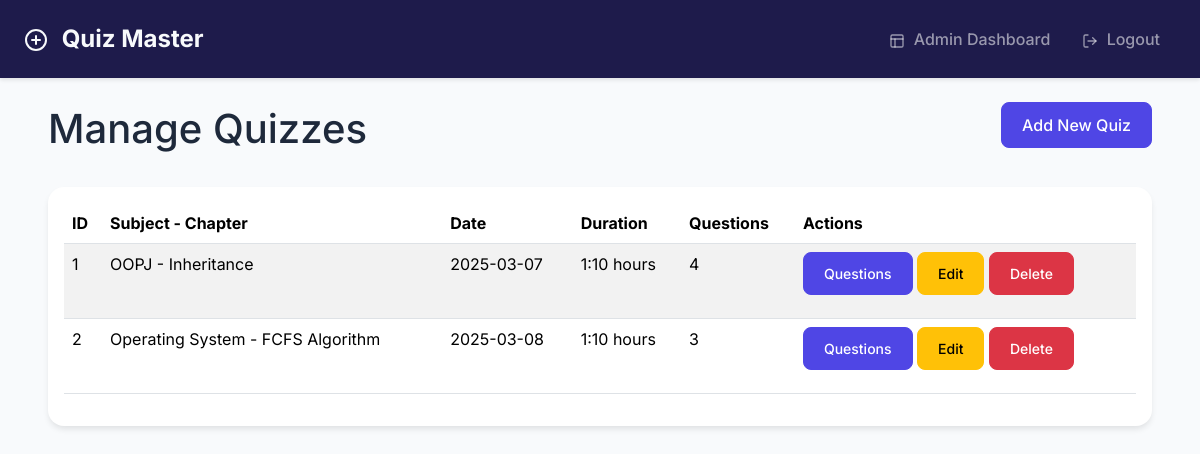
The app's page /admin/quizzes (signed in), older data.
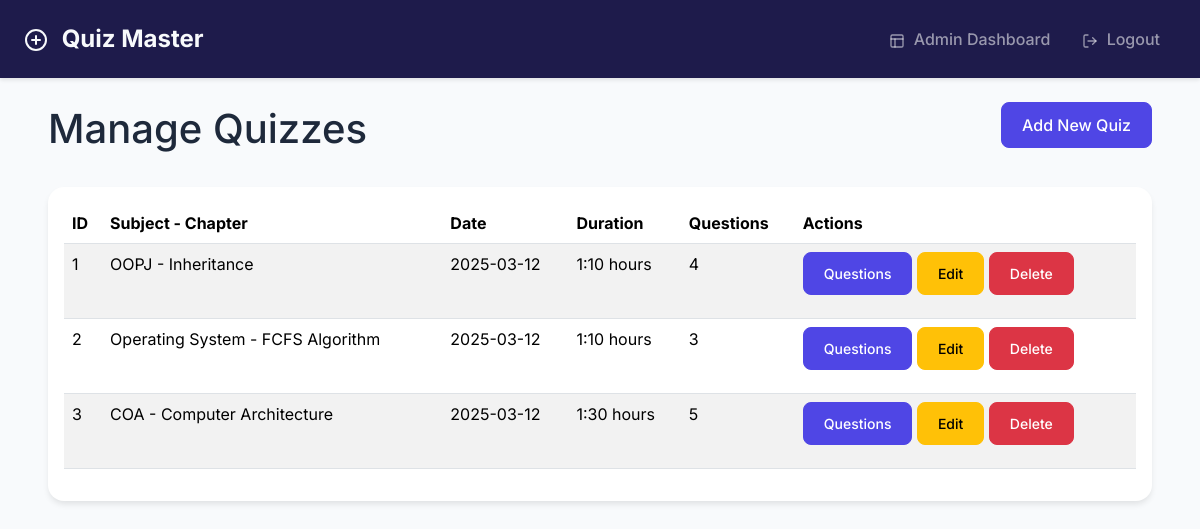
The same page, newer data.
### models/models.py (models this page shows)
class Quiz(db.Model):
    id = db.Column(db.Integer, primary_key=True)
    chapter_id = db.Column(db.Integer, db.ForeignKey('chapter.id'), nullable=False)
    date_of_quiz = db.Column(db.Date, nullable=False)
    time_duration = db.Column(db.Interval, nullable=False)
    remarks = db.Column(db.Text)
    questions = db.relationship('Question', backref='quiz', cascade='all, delete-orphan', lazy=True)
    scores = db.relationship('Score', backref='quiz', cascade='all, delete-orphan', lazy=True)

class Subject(db.Model):
    id = db.Column(db.Integer, primary_key=True)
    name = db.Column(db.String(100), nullable=False)
    description = db.Column(db.Text)
    chapters = db.relationship('Chapter', backref='subject', cascade='all, delete-orphan', lazy=True)

class Chapter(db.Model):
    id = db.Column(db.Integer, primary_key=True)
    name = db.Column(db.String(100), nullable=False)
    description = db.Column(db.Text)
    subject_id = db.Column(db.Integer, db.ForeignKey('subject.id'), nullable=False)
    quizzes = db.relationship('Quiz', backref='chapter', cascade='all, delete-orphan', lazy=True)

### controllers/admin.py (the view, shortened to what this page needs)
@admin.route('/admin/quizzes')
@login_required
@admin_required
def manage_quizzes():
    form = QuizForm()
    form.chapter_id.choices = [(c.id, f"{c.subject.name} - {c.name}")
                              for c in Chapter.query.join(Subject).all()]
    quizzes = Quiz.query.options(joinedload(Quiz.chapter)).all()
    return render_template('admin/quizzes.html', form=form, quizzes=quizzes)

### app.py (called while the page is built)
@login_manager.user_loader
def load_user(user_id):
    return User.query.get(int(user_id))

### controllers/admin.py (called while the page is built)
def admin_required(f):
    @wraps(f)
    def decorated_function(*args, **kwargs):
        if not current_user.is_authenticated or not current_user.is_admin:
            flash('Access denied.', 'danger')
            return redirect(url_for('auth.login'))
        return f(*args, **kwargs)
    return decorated_function

### templates/admin/quizzes.html (shortened to what this page needs)
{% extends "base.html" %}
{% block content %}
<div class="container">
    <div class="d-flex justify-content-between align-items-center mb-4">
        <h1>Manage Quizzes</h1>
        <button class="btn btn-primary" data-bs-toggle="modal" data-bs-target="#addQuizModal">
            Add New Quiz
        </button>
    </div>
    <div class="card">
        <div class="card-body">
            <div class="table-responsive">
                <table class="table table-striped">
                    <thead>
                        <tr>
                            <th>ID</th>
                            <th>Subject - Chapter</th>
                            <th>Date</th>
                            <th>Duration</th>
                            <th>Questions</th>
                            <th>Actions</th>
                        </tr>
                    </thead>
                    <tbody>
                        {% if quizzes %}
                            {% for quiz in quizzes %}
                            <tr>
                                <td>{{ quiz.id }}</td>
                                <td>{{ quiz.chapter.subject.name }} - {{ quiz.chapter.name }}</td>
                                <td>{{ quiz.date_of_quiz.strftime('%Y-%m-%d') }}</td>
                                <td>
                                    {% set hours = quiz.time_duration.total_seconds() // 3600 %}
                                    {% set minutes = (quiz.time_duration.total_seconds() % 3600) // 60 %}
                                    {{ '%d:%02d' % (hours, minutes) }} hours
                                </td>
                                <td>{{ quiz.questions|length }}</td>
                                <td>
                                    <a href="{{ url_for('admin.manage_questions', quiz_id=quiz.id) }}"
                                       class="btn btn-sm btn-primary">Questions</a>
                                    <a href="{{ url_for('admin.edit_quiz', id=quiz.id) }}"
                                       class="btn btn-sm btn-warning">Edit</a>
                                    <a href="{{ url_for('admin.delete_quiz', id=quiz.id) }}"
                                       class="btn btn-sm btn-danger"
                                       onclick="return confirm('Are you sure you want to delete this quiz?')">Delete</a>
                                </td>
                            </tr>
                            {% endfor %}
                        {% else %}
                            <tr>
                                <td colspan="6" class="text-center">No quizzes available.</td>
                            </tr>
                        {% endif %}
                    </tbody>
                </table>
            </div>
        </div>
    </div>
</div>
{% endblock %}

### templates/base.html (shortened to what this page needs)
<!DOCTYPE html>
<html lang="en">
<head>
    <link href="https://cdn.jsdelivr.net/npm/bootstrap@5.3.2/dist/css/bootstrap.min.css" rel="stylesheet">
</head>
<body>
    <nav class="navbar navbar-expand-lg navbar-dark">
        <div class="container">
            <a class="navbar-brand" href="/">
                <svg class="me-2" width="24" height="24" viewBox="0 0 24 24" fill="none" stroke="currentColor" stroke-width="2" stroke-linecap="round" stroke-linejoin="round">
                    <path d="M12 22a10 10 0 1 0 0-20 10 10 0 0 0 0 20z"/>
                    <path d="M12 8v8"/>
                    <path d="M8 12h8"/>
                </svg>
                Quiz Master
            </a>
            <div class="collapse navbar-collapse" id="navbarNav">
                <ul class="navbar-nav ms-auto">
                    {% if current_user.is_authenticated %}
                        {% if current_user.is_admin %}
                            <li class="nav-item">
                                <a class="nav-link" href="{{ url_for('admin.dashboard') }}">
                                    <svg class="me-1" width="16" height="16" viewBox="0 0 24 24" fill="none" stroke="currentColor" stroke-width="2" stroke-linecap="round" stroke-linejoin="round">
                                        <rect x="3" y="3" width="18" height="18" rx="2"/>
                                        <path d="M3 9h18"/>
                                        <path d="M9 21V9"/>
                                    </svg>
                                    Admin Dashboard
                                </a>
                            </li>
                        {% endif %}
                        <li class="nav-item">
                            <a class="nav-link" href="{{ url_for('auth.logout') }}">
                                <svg class="me-1" width="16" height="16" viewBox="0 0 24 24" fill="none" stroke="currentColor" stroke-width="2" stroke-linecap="round" stroke-linejoin="round">
                                    <path d="M9 21H5a2 2 0 0 1-2-2V5a2 2 0 0 1 2-2h4"/>
                                    <polyline points="16 17 21 12 16 7"/>
                                    <line x1="21" y1="12" x2="9" y2="12"/>
                                </svg>
                                Logout
                            </a>
                        </li>
                    {% endif %}
                </ul>
            </div>
        </div>
    </nav>
    <div class="container mt-4">
        {% block content %}{% endblock %}
    </div>
</body>
</html>

### templates/base.html (style rules this page uses)
:root { --primary-color: #4f46e5; --secondary-color: #6366f1; --dark-color: #1e1b4b; --light-color: #f8fafc; }
body { font-family: 'Inter', sans-serif; background-color: #f8fafc; color: #1e293b; }
.navbar { background-color: var(--dark-color) !important; box-shadow: 0 2px 4px rgba(0,0,0,0.1); padding: 1rem 0; }
.navbar-brand { font-weight: 700; font-size: 1.5rem; color: var(--light-color) !important; }
.nav-link { font-weight: 500; padding: 0.5rem 1rem !important; transition: all 0.3s ease; }
.container { max-width: 1200px; padding: 0 1.5rem; }
.btn { padding: 0.625rem 1.25rem; font-weight: 500; border-radius: 0.5rem; transition: all 0.3s ease; margin-bottom: 15px; }
.btn-primary { background-color: var(--primary-color); border-color: var(--primary-color); }
.card { border: none; border-radius: 1rem; gap: 15px; margin-bottom: 15px; box-shadow: 0 4px 6px -1px rgba(0,0,0,0.1); transition: transform 0.3s ease; }

Row changes from the older to the newer data that the page shows:
changed Quiz "OOPJ": date_of_quiz "2025-03-07" → "2025-03-12"
changed Quiz "Operating System": date_of_quiz "2025-03-08" → "2025-03-12"
added Quiz: id "3", chapter.subject.name "COA", chapter.name "Computer Architecture", date_of_quiz "2025-03-12", value "1:30", questions|length "5"
